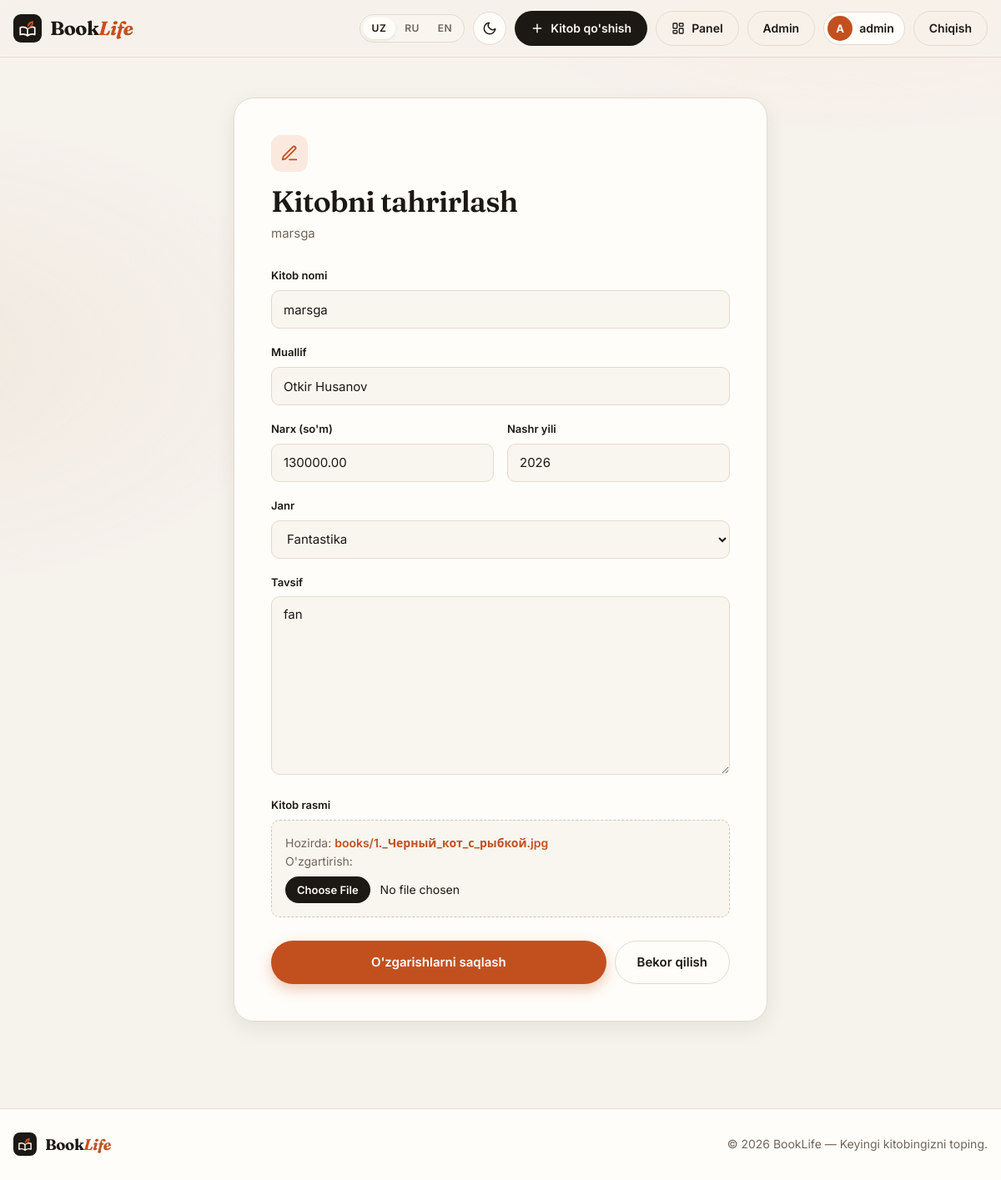
The app's page /book/13/update/ (signed in) with its own data.
### app/models.py (models this page shows, shortened)
class Book(models.Model):
    title = models.CharField("Kitob nomi", max_length=150)
    author = models.CharField("Muallif", max_length=100)
    price = models.DecimalField("Narx", max_digits=10, decimal_places=2)
    genre = models.CharField("Janr", max_length=20, choices=GENRES, default="badiiy")
    description = models.TextField("Tavsif", blank=True, null=True)
    published_year = models.PositiveIntegerField("Nashr yili")
    image = models.ImageField(
        "Rasm",
        upload_to="books/"
    )
    class Meta:
        verbose_name = "Kitob"
        verbose_name_plural = "Kitoblar"

### app/views.py (the view)
# urls.py: path("book/<int:id>/update/", book_update, name="book_update"),
@login_required(login_url="login")
def book_update(request, id):
    if not request.user.is_staff:
        raise PermissionDenied
    book = get_object_or_404(Book, id=id)
    if request.method == "POST":
        form = BookForm(request.POST, request.FILES, instance=book, lang=request.LANGUAGE_CODE)
        if form.is_valid():
            form.save()
            return redirect("book_list")
    else:
        form = BookForm(instance=book, lang=request.LANGUAGE_CODE)
    return render(request, "book_update.html", {
        "form": form,
        "book": book
    })

### templates/book_update.html (shortened to what this page needs)
{% extends "base.html" %}
{% block content %}
<div class="container form-page">
    <div class="form-box">
        <div class="form-head">
            <div class="feature-icon">
                <svg viewBox="0 0 24 24" fill="none" stroke="currentColor" stroke-width="2" stroke-linecap="round" stroke-linejoin="round"><path d="M12 20h9"/><path d="M16.5 3.5a2.12 2.12 0 0 1 3 3L7 19l-4 1 1-4z"/></svg>
            </div>
            <h1>
                {% if LANGUAGE_CODE == 'uz' %}Kitobni tahrirlash{% elif LANGUAGE_CODE == 'ru' %}Редактировать книгу{% else %}Edit Book{% endif %}
            </h1>
            <p>{{ book.title }}</p>
        </div>
        <form method="POST" enctype="multipart/form-data">
            <div class="form-grid">
                <div class="field full">
                    <label for="{{ form.title.id_for_label }}">
                        {% if LANGUAGE_CODE == 'uz' %}Kitob nomi{% elif LANGUAGE_CODE == 'ru' %}Название книги{% else %}Book Title{% endif %}
                    </label>
                    {{ form.title }}
                </div>
                <div class="field full">
                    <label for="{{ form.author.id_for_label }}">
                        {% if LANGUAGE_CODE == 'uz' %}Muallif{% elif LANGUAGE_CODE == 'ru' %}Автор{% else %}Author{% endif %}
                    </label>
                    {{ form.author }}
                </div>
                <div class="field">
                    <label for="{{ form.price.id_for_label }}">
                        {% if LANGUAGE_CODE == 'uz' %}Narx (so'm){% elif LANGUAGE_CODE == 'ru' %}Цена (сум){% else %}Price (UZS){% endif %}
                    </label>
                    {{ form.price }}
                </div>
                <div class="field">
                    <label for="{{ form.published_year.id_for_label }}">
                        {% if LANGUAGE_CODE == 'uz' %}Nashr yili{% elif LANGUAGE_CODE == 'ru' %}Год публикации{% else %}Published Year{% endif %}
                    </label>
                    {{ form.published_year }}
                </div>
                <div class="field full">
                    <label for="{{ form.genre.id_for_label }}">
                        {% if LANGUAGE_CODE == 'uz' %}Janr{% elif LANGUAGE_CODE == 'ru' %}Жанр{% else %}Genre{% endif %}
                    </label>
                    {{ form.genre }}
                </div>
                <div class="field full">
                    <label for="{{ form.description.id_for_label }}">
                        {% if LANGUAGE_CODE == 'uz' %}Tavsif{% elif LANGUAGE_CODE == 'ru' %}Описание{% else %}Description{% endif %}
                    </label>
                    {{ form.description }}
                </div>
                <div class="field full">
                    <label for="{{ form.image.id_for_label }}">
                        {% if LANGUAGE_CODE == 'uz' %}Kitob rasmi{% elif LANGUAGE_CODE == 'ru' %}Изображение книги{% else %}Book Image{% endif %}
                    </label>
                    <div class="file-field">{{ form.image }}</div>
                </div>
            </div>
            <div class="form-actions">
                <button type="submit" class="btn btn-primary btn-lg">
                    {% if LANGUAGE_CODE == 'uz' %}O'zgarishlarni saqlash{% elif LANGUAGE_CODE == 'ru' %}Сохранить изменения{% else %}Save Changes{% endif %}
                </button>
                <a href="{% url 'book_detail' book.id %}" class="btn btn-secondary btn-lg">
                    {% if LANGUAGE_CODE == 'uz' %}Bekor qilish{% elif LANGUAGE_CODE == 'ru' %}Отмена{% else %}Cancel{% endif %}
                </a>
            </div>
        </form>
    </div>
</div>
{% endblock %}

### templates/base.html (shortened to what this page needs)
{% load i18n %}
<!DOCTYPE html>
<html lang="{{ LANGUAGE_CODE }}">
<head>
</head>
<body>
<nav class="navbar" id="navbar">
    <div class="container navbar-inner">
        {% include "partials/logo.html" %}
        <div class="nav-actions">
            <form action="{% url 'set_language' %}" method="post" class="lang-switcher">
                {% for code, label in LANGUAGES %}
                    <button type="submit" name="language" value="{{ code }}" class="lang-btn {% if LANGUAGE_CODE == code %}active{% endif %}" title="{{ label }}">
                        {{ code }}
                    </button>
                {% endfor %}
            </form>
            <button class="icon-btn theme-toggle" id="themeToggle" type="button" aria-label="Toggle theme">
                <svg class="theme-icon-moon" viewBox="0 0 24 24" fill="none" stroke="currentColor" stroke-width="2" stroke-linecap="round" stroke-linejoin="round"><path d="M21 12.79A9 9 0 1 1 11.21 3 7 7 0 0 0 21 12.79z"/></svg>
            </button>
            {% if user.is_staff %}
                <a href="{% url 'book_create' %}" class="btn btn-dark">
                    <svg viewBox="0 0 24 24" fill="none" stroke="currentColor" stroke-width="2.2" stroke-linecap="round"><line x1="12" y1="5" x2="12" y2="19"/><line x1="5" y1="12" x2="19" y2="12"/></svg>
                    {% if LANGUAGE_CODE == 'uz' %}Kitob qo'shish{% elif LANGUAGE_CODE == 'ru' %}Добавить книгу{% else %}Add book{% endif %}
                </a>
                <a href="{% url 'dashboard' %}" class="btn btn-ghost">
                    {% if LANGUAGE_CODE == 'uz' %}Panel{% elif LANGUAGE_CODE == 'ru' %}Панель{% else %}Dashboard{% endif %}
                </a>
            {% endif %}
            <a href="/admin/" class="btn btn-ghost">
                Admin
            </a>
            {% if user.is_authenticated %}
                <a href="{% url 'profile' %}" class="user-chip" title="{% if LANGUAGE_CODE == 'uz' %}Profil{% elif LANGUAGE_CODE == 'ru' %}Профиль{% else %}Profile{% endif %}">
                    <span class="avatar">{{ user.first_name|default:user.username|slice:":1" }}</span>
                    {{ user.first_name|default:user.username }}
                </a>
                <a href="{% url 'logout' %}" class="btn btn-ghost">
                    {% if LANGUAGE_CODE == 'uz' %}Chiqish{% elif LANGUAGE_CODE == 'ru' %}Выйти{% else %}Logout{% endif %}
                </a>
            {% endif %}
        </div>
    </div>
</nav>
<main>
    {% block content %}
    {% endblock %}
</main>
<footer>
    <div class="container footer-inner">
        {% include "partials/logo.html" %}
        <span>
            {% if LANGUAGE_CODE == 'uz' %}
                © 2026 BookLife — Keyingi kitobingizni toping.
            {% elif LANGUAGE_CODE == 'ru' %}
                © 2026 BookLife — Найдите следующую книгу.
            {% else %}
                © 2026 BookLife — Discover your next favorite book.
            {% endif %}
        </span>
    </div>
</footer>
</body>
</html>

### templates/partials/logo.html (shortened to what this page needs)
<a href="{% url 'book_list' %}" class="logo" aria-label="BookLife">
    <span class="logo-mark">
    </span>
    <span class="logo-word">Book<span class="logo-accent">Life</span></span>
</a>

### records on screen
Book: title "marsga", author "Otkir Husanov", price "130000.00", published_year "2026", genre "Fantastika", description "fan"

### other values on screen
{{ code }} "UZ" "RU" "EN"
{{ user.first_name|default:user.username|slice:":1" }} "A"
{{ user.first_name|default:user.username }} "admin"
